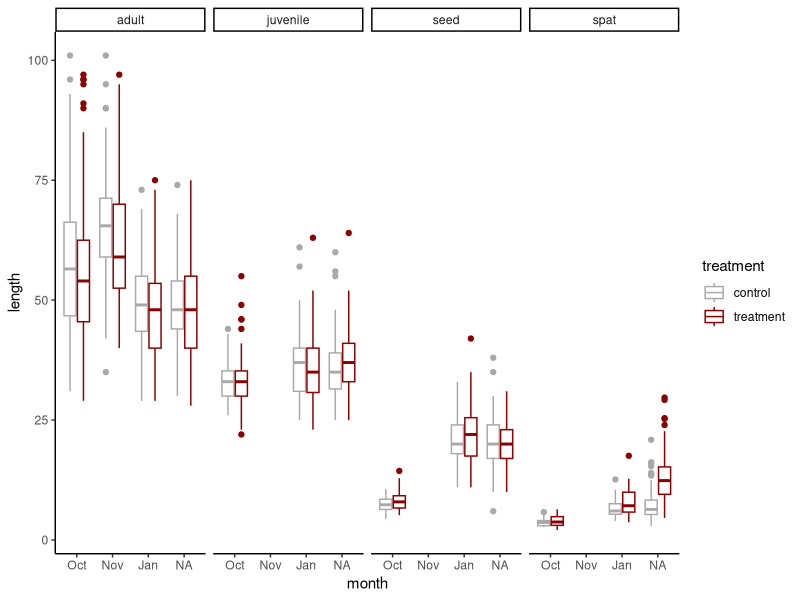
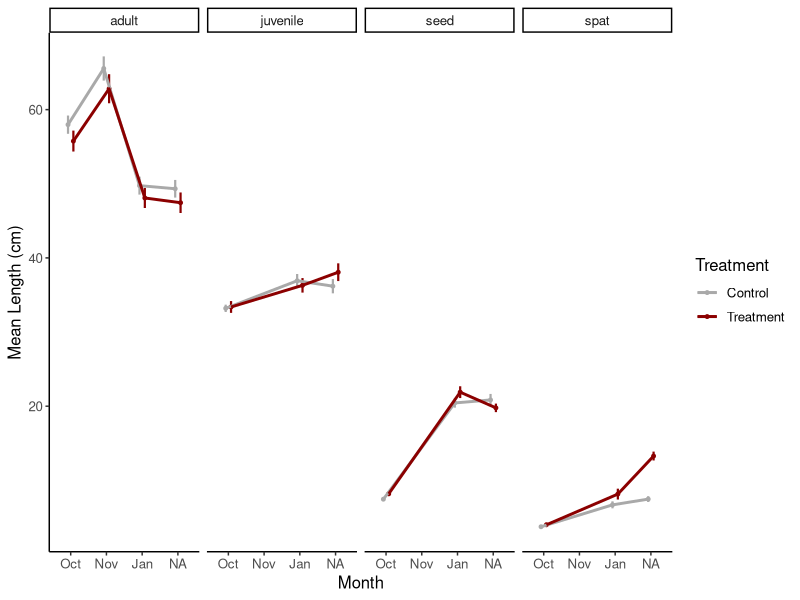
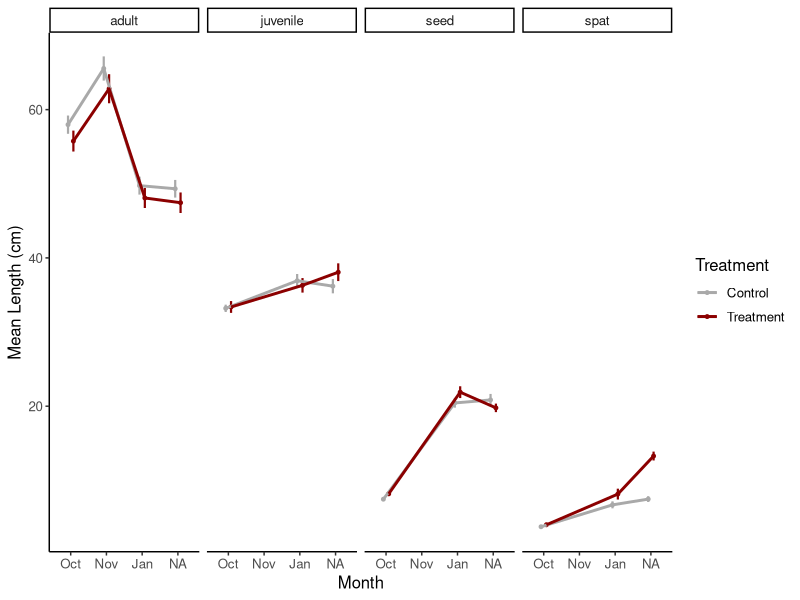

R code for these plots, in order:
## ---- chunk 1
knitr::opts_chunk$set(echo = TRUE, warning = FALSE, message = FALSE)
## ---- chunk 2
library(tidyverse)
library(ggplot2)
## ---- chunk 3
growth<-read_csv("lifestage_carryover/data/size/gigas-lengths.csv")

growth<-growth%>%
  rename(tag=`tag...1`)%>%
  select(tag, `life-stage`, `init-treat`, label, month, length)%>%
  rename(lifestage=`life-stage`, treatment=`init-treat`)

growth$month<-factor(growth$month, levels=c("Oct", "Nov", "Jan"))
## ---- chunk 4
plot<-growth%>%
  
  ggplot(aes(color=treatment, x=month, y=length))+
  geom_boxplot()+
  facet_grid(~lifestage)+
  scale_color_manual(values=c("darkgray", "darkred"))+
  theme_classic();plot
## ---- chunk 5
plot<-growth%>%
  group_by(treatment, month, lifestage)%>%
  summarise(mean=mean(length, na.rm=TRUE), se=sd(length, na.rm=TRUE)/sqrt(length(length)))%>%
  
  ggplot(aes(color=treatment, x=month, y=mean))+
  geom_point(aes(group=interaction(treatment, lifestage)), position=position_dodge(0.3), size=1)+
  geom_errorbar(aes(ymin=mean-se, ymax=mean+se), width=0, position=position_dodge(0.3), linewidth=0.75)+
  geom_line(aes(group=treatment), position=position_dodge(0.3), linewidth=1)+
  facet_grid(~lifestage)+
  ylab("Mean Length (cm)")+
  xlab("Month")+
  scale_color_manual(values=c("darkgray", "darkred"), name="Treatment", labels=c("Control", "Treatment"))+
  theme_classic()+
  theme(
    text=element_text(size=12, color="black")
  );plot

ggsave(plot=plot, "lifestage_carryover/output/size/mean_lengths.png", width=7, height=4)
